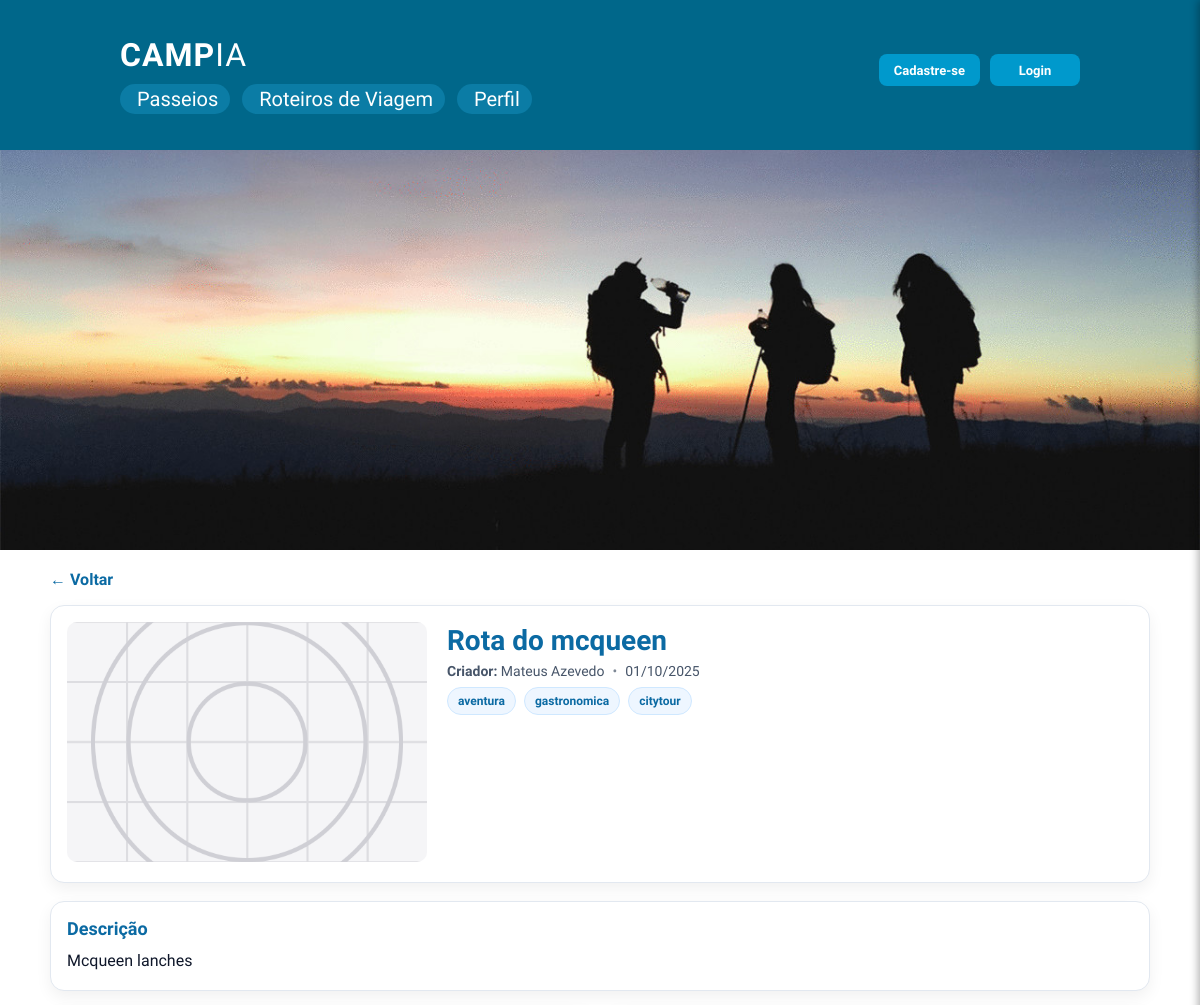
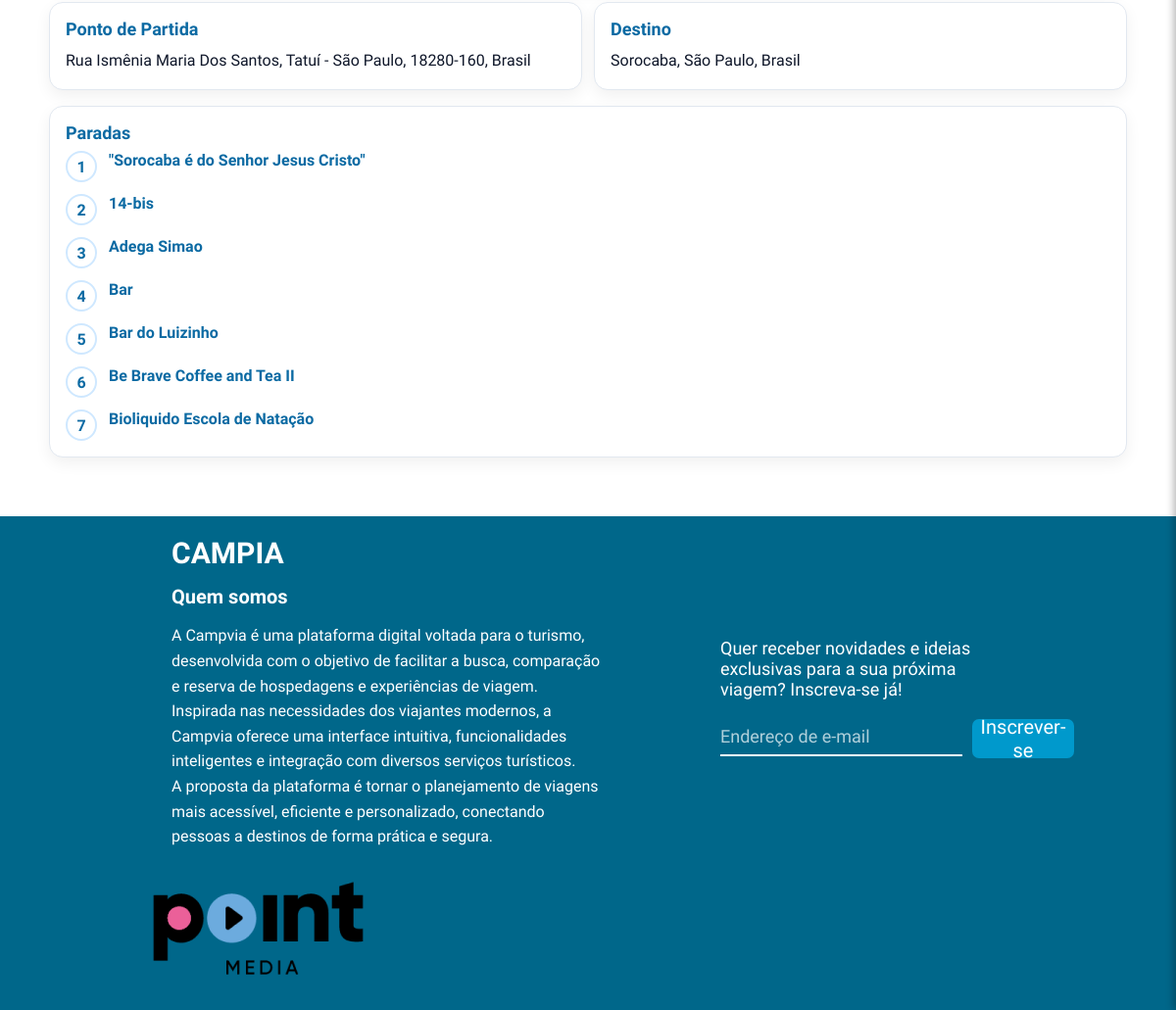
Page /paginas/ver-rota.php?id=22 on the committed database (2 pictures, top to bottom).
### tables this page shows
CREATE TABLE `rota` (
  `id` int(11) NOT NULL,
  `usuario_id` int(11) NOT NULL,
  `nome` varchar(200) NOT NULL,
  `descricao` text NOT NULL,
  `categorias` varchar(255) DEFAULT NULL,
  `ponto_partida` varchar(255) NOT NULL,
  `destino` varchar(255) NOT NULL,
  `paradas` text DEFAULT NULL,
  `capa` varchar(255) DEFAULT NULL,
  `criado_em` timestamp NOT NULL DEFAULT current_timestamp()
);

CREATE TABLE `usuario` (
  `id` int(11) NOT NULL,
  `nome` varchar(200) NOT NULL,
  `email` varchar(200) NOT NULL,
  `senha` varchar(200) NOT NULL,
  `foto_perfil` varchar(255) DEFAULT NULL,
  `endereco` varchar(255) DEFAULT NULL,
  `apelido` varchar(100) DEFAULT NULL,
  `preferencia_nome_apelido` enum('nome','apelido') NOT NULL DEFAULT 'nome',
  `nivel` enum('usuario','admin') NOT NULL DEFAULT 'usuario'
);

### paginas/ver-rota.php (the view, shortened to what this page needs)
<?php
require_once '../includes/config.php';
$id_rota = (int)$_GET['id'];
$sql = "SELECT r.id, r.usuario_id, r.nome, r.descricao, r.categorias, r.capa,
               r.ponto_partida, r.destino, r.paradas, r.criado_em,
               u.nome AS criador
        FROM rota r
        JOIN usuario u ON r.usuario_id = u.id
        WHERE r.id = ?";
$stmt = $conn->prepare($sql);
$stmt->execute([$id_rota]);
$rota = $stmt->fetch(PDO::FETCH_ASSOC);
$paradas = [];
if (!empty($rota['paradas'])) {
  $tmp = json_decode($rota['paradas'], true);
  if (json_last_error() === JSON_ERROR_NONE && is_array($tmp)) {
    $paradas = $tmp;
  } else {
    $paradas = (array)$tmp;
  }
}
$capa = !empty($rota['capa']) ? $rota['capa'] : '../assets/img/placeholder.jpg';
$chipsCategorias = [];
if (!empty($rota['categorias'])) {
  $chipsCategorias = array_filter(array_map('trim', preg_split('/,|\|/', $rota['categorias'])));
}
?>
<!DOCTYPE html>
<html lang="pt-BR">
<head>
<link rel="stylesheet" href="../assets/css/header.css">
<link rel="stylesheet" href="../assets/css/footer.css">
<link rel="stylesheet" href="../assets/css/ver-rota.css">
</head>
<body>
<?php include '../includes/header.php'; ?>
<main class="vr-container">
  <nav class="vr-breadcrumb">
    <a href="roteiro.php" class="vr-link">← Voltar</a>
  </nav>
  <section class="vr-hero">
    <div class="vr-hero__media">
      <img src="<?= htmlspecialchars($capa) ?>" alt="Capa da rota">
    </div>
    <div class="vr-hero__content">
      <h1 class="vr-title"><?= htmlspecialchars($rota['nome']) ?></h1>
      <div class="vr-meta">
        <span class="vr-meta__item"><strong>Criador:</strong> <?= htmlspecialchars($rota['criador']) ?></span>
        <?php if (!empty($rota['criado_em'])): ?>
          <span class="vr-meta__dot">•</span>
          <span class="vr-meta__item"><?= date('d/m/Y', strtotime($rota['criado_em'])) ?></span>
        <?php endif; ?>
      </div>
      <?php if (!empty($chipsCategorias)): ?>
        <div class="vr-chips">
          <?php foreach ($chipsCategorias as $cat): ?>
            <span class="vr-chip"><?= htmlspecialchars($cat) ?></span>
          <?php endforeach; ?>
        </div>
      <?php endif; ?>
    </div>
  </section>
  <section class="vr-cards">
    <article class="vr-card">
      <h3 class="vr-card__title">Descrição</h3>
      <p class="vr-card__text"><?= nl2br(htmlspecialchars($rota['descricao'])) ?></p>
    </article>
    <div class="vr-info-grid">
      <article class="vr-card">
        <h3 class="vr-card__title">Ponto de Partida</h3>
        <p class="vr-card__text"><?= htmlspecialchars($rota['ponto_partida'] ?: '—') ?></p>
      </article>
      <article class="vr-card">
        <h3 class="vr-card__title">Destino</h3>
        <p class="vr-card__text"><?= htmlspecialchars($rota['destino'] ?: '—') ?></p>
      </article>
    </div>
  </section>
  <?php if (!empty($paradas)): ?>
  <section class="vr-card">
    <h2 class="vr-card__title">Paradas</h2>
    <ol class="vr-stops">
      <?php foreach ($paradas as $idx => $p):
        $nome = is_array($p) ? ($p['nome'] ?? '') : (string)$p;
        $lat  = is_array($p) ? ($p['lat'] ?? null) : null;
        $lon  = is_array($p) ? ($p['lon'] ?? null) : null;
        $maps = ($lat && $lon) ? "https://www.google.com/maps/search/?api=1&query={$lat},{$lon}" : null;
      ?>
      <li class="vr-stop">
        <div class="vr-stop__index"><?= $idx + 1 ?></div>
        <div class="vr-stop__body">
          <div class="vr-stop__header">
            <?php if ($maps): ?>
              <a class="vr-stop__title" href="<?= htmlspecialchars($maps) ?>" target="_blank" rel="noopener">
                <?= htmlspecialchars($nome) ?>
              </a>
            <?php else: ?>
              <span class="vr-stop__title"><?= htmlspecialchars($nome) ?></span>
            <?php endif; ?>
          </div>
        </div>
      </li>
      <?php endforeach; ?>
    </ol>
  </section>
  <?php endif; ?>
</main>
<?php include '../includes/footer.php'; ?>
</body>
</html>

### includes/header.php (shortened to what this page needs)
<?php
$foto_perfil = (isset($_SESSION['usuario_foto']) && !empty($_SESSION['usuario_foto']))
    ? $_SESSION['usuario_foto']
    : '../assets/img/imagem-padrao.png';
$nome = $_SESSION['usuario_nome'] ?? '';
$apelido = $_SESSION['usuario_apelido'] ?? '';
$preferencia = $_SESSION['usuario_preferencia_nome_apelido'] ?? 0;
$nome_para_exibir = ($preferencia && !empty($apelido)) ? $apelido : $nome;
?>
<header>
  <div class="container">
    <div class="left">
      <div class="top-left">
        <a href="./index.php">
          <p class="logo">CAMP<i class="ph ph-tipi" style="transform: rotate(180deg); display: inline-block;"></i><span>IA</span></p>
        </a>
      </div>
      <ul class="nav-links">
        <li><a href="passeios.php"><i class="ph ph-bicycle"></i> Passeios</a></li>
        <li><a href="roteiro.php"><i class="ph ph-map-trifold"></i> Roteiros de Viagem</a></li>
        <li><a href="perfil.php"><i class="ph ph-user"></i> Perfil</a></li>
      </ul>
    </div>
    <div class="right">
      <?php if (!isset($ocultarBotoesHeader) || !$ocultarBotoesHeader): ?>
        <div class="top-right">
          <?php if (isset($_SESSION['usuario_nome']) && isset($_SESSION['usuario_email'])): ?>
            <div class="usuario-logado">
              <div class="foto-perfil-header" style="background-image: url('<?php echo htmlspecialchars($foto_perfil); ?>');"><a href="/perfil.php"></a></div>
              <div class="dados-usuario">
                <p class="nome-usuario"><?php echo htmlspecialchars($nome_para_exibir); ?></p>
                <p class="email-usuario"><?php echo htmlspecialchars($_SESSION['usuario_email']); ?></p>
              </div>
            </div>
          <?php else: ?>
            <a href="../paginas/cadastro.php"><button class="btn btn-outline">Cadastre-se</button></a>
            <a href="login.php"><button class="btn btn-fill">Login</button></a>
          <?php endif; ?>
        </div>
      <?php endif; ?>
    </div>
  </div>
</header>
<?php if (!isset($ocultarImagemHeader) || !$ocultarImagemHeader): ?>
  <img class="imagem-desktop" src="../assets/img/header-index.png" alt="">
<?php endif; ?>

### includes/footer.php (shortened to what this page needs)
<footer>
    <div class="footerUp">
        <div class="footerLeft">
            <h1>CAMP<i class="ph ph-tipi" style="transform: rotate(180deg); display: inline-block;"></i><span>IA</span></h1>
            <p>Quem somos</p>
            <h5>A Campvia é uma plataforma digital voltada para o turismo, desenvolvida com o objetivo de facilitar a busca, comparação e reserva de hospedagens e experiências de viagem. <br>
            Inspirada nas necessidades dos viajantes modernos, a Campvia oferece uma interface intuitiva, funcionalidades inteligentes e integração com diversos serviços turísticos. <br>
            A proposta da plataforma é tornar o planejamento de viagens mais acessível, eficiente e personalizado, conectando pessoas a destinos de forma prática e segura.</h5>
        </div>
            <div class="footerRight">
                <h4>Quer receber novidades e ideias exclusivas para a sua próxima viagem? Inscreva-se já!</h4>
                <div class="botao">
                    <label for="email"></label>
                    <input type="email" id="email" placeholder="Endereço de e-mail" />
                    <button>Inscrever-se</button>
                </div>
            </div>
        </div>
    <div class="footerDown">
        <div class="point">
            <img src="../assets/img/point.png">
        </div>
    </div>
</footer>

### assets/css/header.css (style rules this page uses)
* { margin: 0; padding: 0; box-sizing: border-box; font-family: 'Afacad'; }
header { background-color: #00678A; width: 100%; height: 150px; display: flex; align-items: center; font-family: Arial, sans-serif; color: white; justify-content: center; }
.container { width: 100%; width: 80%; display: flex; justify-content: space-between; align-items: center; }
a { color: white; text-decoration: none; }
.left { display: flex; flex-direction: column; justify-content: center; height: 100%; }
.top-left { display: flex; align-items: center; }
.logo { font-size: 32px; font-weight: bold; letter-spacing: 1px; }
.logo span { font-weight: normal; }
.nav-links { margin-top: 10px; list-style: none; display: flex; gap: 12px; align-items: center; }
.nav-links li a { display: flex; align-items: center; font-size: 20px; background-color: #0B7CA5; height: 30px; padding: 0 12px; border-radius: 20px; color: #ffffff; text-decoration: none; }
.right { display: flex; flex-direction: column; justify-content: center; height: 100%; }
.top-right { display: flex; align-items: center; justify-content: flex-end; gap: 10px; margin-bottom: 10px; }
.btn { height: 32px; min-width: 90px; font-size: 13px; border-radius: 4px; cursor: pointer; border: none; display: flex; justify-content: center; align-items: center; }
.btn-outline { background-color: #0099CC; color: white; }
.btn-fill { background-color: #0099CC; color: white; }
.top-right a { text-decoration: none; }
.imagem-desktop { width: 100%; height: 400px; object-fit: cover; display: block; margin: 0 auto; background: linear-gradient(to right, rgba(0, 0, 0, 0.6), transparent 20%, transparent 80%, rgba(0, 0, 0, 0.6)), url('./assets/img/header-index.png') no-repeat center center; background-size: cover; }
.btn-outline, .btn-fill { margin-bottom: 0; }

### assets/css/footer.css (style rules this page uses)
* { margin: 0; padding: 0; box-sizing: border-box; }
footer { margin-top: 60px; position: relative; display: flex; flex-direction: column; width: 100%; background-color: #00678A; bottom: 0; font-family: 'Afacad'; color: white; }
.footerUp { display: flex; justify-content:center; gap: 50px; }
.footerLeft { display: flex; flex-direction: column; width: 40%; gap: 15px; padding: 20px; }
.footerLeft h1 { font-size: 30px; }
.footerLeft p { font-size: 20px; font-weight: 700; }
.footerLeft h5 { font-weight: 400; font-size: 16px; line-height: 1.6; color: white; }
.footerRight { gap: 20px; width: 30%; display: flex; flex-direction: column; justify-content: center; padding: 50px; }
.footerRight h4 { font-weight: 500; font-size: 18px; }
.footerRight .botao { display: flex; position: relative; height: 30px; color: #00678A; gap: 10px; }
.footerRight input { background-color: #00678A; border: none; border-bottom: 2px solid white; font-size: 18px; font-weight: 500; color: white; height: 38px; }
.footerRight label { position: absolute; color: black; padding: 12px 4px 4px 4px; }
.footerRight button { padding: 20px; width: 40%; display: flex; align-items: center; justify-content: center; background-color: #0099CC; color: white; font-family: 'Afacad'; font-size: 20px; border: none; border-radius: 7px 7px 7px 7px; cursor: pointer; }
.footerDown { display: flex; padding: 10px; }
.point { display: flex; flex-direction: column; width: 43%; }
.point img { display: flex; margin: auto; }
input::placeholder { color: rgba(255, 255, 255, 0.692); }

### rows in the picture
rota: capa (picture), nome "Rota do mcqueen", usuario.nome "Mateus Azevedo", criado_em "01/10/2025", categorias "aventura", categorias "gastronomica", categorias "citytour", descricao "Mcqueen lanches", ponto_partida "Rua Ismênia Maria Dos Santos, Tatuí - São Paulo, 18280-160, Brasil", destino "Sorocaba, São Paulo, Brasil", paradas "\"Sorocaba é do Senhor Jesus Cristo\"", paradas "14-bis", paradas "Adega Simao", paradas "Bar", paradas "Bar do Luizinho", paradas "Be Brave Coffee and Tea II", paradas "Bioliquido Escola de Natação"
